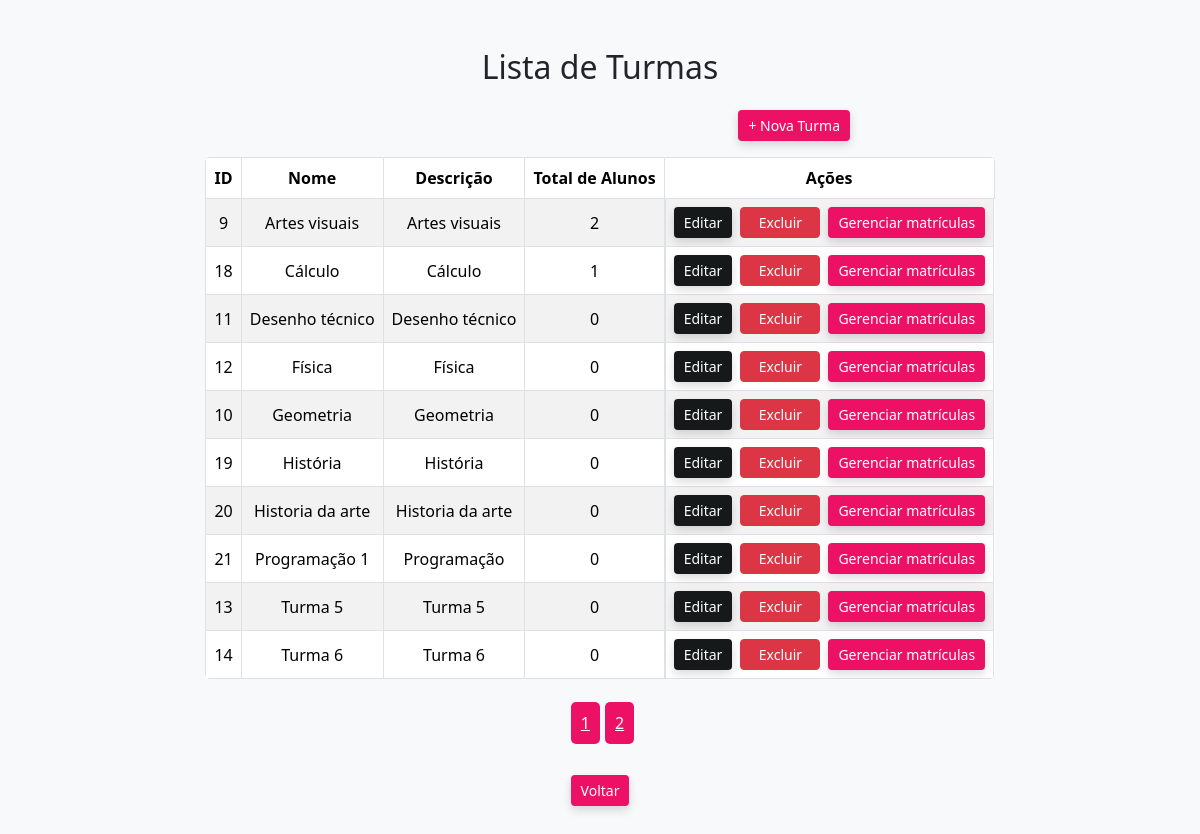
The app's page /index.php/Turma (signed in) with its own data.
### tables this page shows
CREATE TABLE `turmas` (
  `id_turma` int(11) NOT NULL,
  `nome_turma` varchar(255) NOT NULL,
  `descricao` text DEFAULT NULL,
  `criado_em` datetime DEFAULT current_timestamp()
);

### app/Core/Controller.php (called while the page is built, shortened)
<?php
class Controller {
    public function model($model) {
        $modelClass = "App\\Models\\$model";
        return new $modelClass();
    }
    public function view($view, $dados = []) {
        $viewPath = __DIR__ . "/../Views/$view.php";
        extract($dados);
        require $viewPath;
    }
}

### app/Controllers/TurmaController.php (called while the page is built, shortened)
<?php
class TurmaController extends Controller {
    public function index() {
        $turmaModel = $this->model('Turma');
        $turmas = $turmaModel->listar();
        $ordenacao = new OrdenacaoService();
        $ordenadas = $ordenacao->ordenar($turmas, 'nome_turma', 'asc');
        $paginaAtual = $_GET['pagina'] ?? 1;
        $resultadoPaginado = $ordenacao->paginar($ordenadas, $paginaAtual, 10);
        $this->view('turmas/listar', ['turmas' => $resultadoPaginado]);
    }
}

### app/Core/App.php (called while the page is built, shortened)
<?php
class App {
    protected $controller = 'HomeController';
    protected $method = 'index';
    protected $routes = [
        'Home' => 'HomeController@index',
        'Aluno' => 'AlunoController@index',
        'Aluno/cadastrar' => 'AlunoController@cadastrar',
        'Aluno/atualizar' => 'AlunoController@atualizar',
        'Aluno/atualizarSenha' => 'AlunoController@atualizarSenha',
        'Aluno/deletar' => 'AlunoController@deletar',
        'Turma' => 'TurmaController@index',
        'Turma/cadastrar' => 'TurmaController@cadastrar',
        'Turma/deletar' => 'TurmaController@deletar',
        'Administrador' => 'AdministradorController@index',
        'Administrador/cadastrar' => 'AdministradorController@cadastrar',
        'Administrador/atualizar' => 'AdministradorController@atualizar',
        'Administrador/deletar' => 'AdministradorController@deletar',
        'Login' => 'LoginController@index',
        'Login/autenticar' => 'LoginController@autenticar',
        'Login/sair' => 'LoginController@sair',
        'Matricula/obterMatriculas' => 'MatriculaController@obterMatriculas',
        'Matricula/cadastrar' => 'MatriculaController@cadastrar',
        'Matricula/deletar' => 'MatriculaController@deletar',
    ];
    public function __construct() {
        $url = $this->parseUrl();
        $routeKey = implode('/', array_slice($url, 0, 2));
        if (array_key_exists($routeKey, $this->routes)) {
            $controllerMethod = explode('@', $this->routes[$routeKey]);
            $this->controller = $controllerMethod[0];
            $this->method = $controllerMethod[1];
        } else {
            $this->controller = isset($url[0]) ? ucfirst($url[0]) . 'Controller' : $this->controller;
            $this->method = isset($url[1]) ? $url[1] : $this->method;
            $this->params = array_slice($url, 2);
        }
        $this->params = array_slice($url, 2);
        $controller = new $controllerInstance;
        call_user_func_array([$controller, $this->method], $this->params);
    }
    public function parseUrl() {
        if (isset($_GET['url'])) {
            $url = rtrim($_GET['url'], '/');
            $url = filter_var($url, FILTER_SANITIZE_URL);
            return explode('/', $url);
        }
        return [];
    }
}

### public/index.php (called while the page is built, shortened)
<?php
require_once __DIR__ . '/../app/Helpers/url.php';
$app = new App();

### index.php (called while the page is built, shortened)
<?php
$root = str_replace('\\', '/', __DIR__);
$publicDir = $root . '/public';
require $publicDir . '/index.php';

### app/Helpers/url.php (called while the page is built)
<?php
if (!function_exists('url')) {
    function url(string $path = ''): string {
        $path = ltrim($path, '/');
        $base = defined('BASE_URL') ? rtrim(BASE_URL, '/') : '';
        return $base . '/index.php/' . $path;
    }
}
if (!function_exists('asset')) {
    function asset(string $path = ''): string {
        $path = ltrim($path, '/');
        $scriptName = str_replace('\\', '/', $_SERVER['SCRIPT_NAME']);
        $publicDir = rtrim(str_replace('index.php', '', $scriptName), '/');
        return $publicDir . '/public/assets/' . $path;
    }
}

### app/Core/Model.php (called while the page is built, shortened)
<?php
class Model
{
    public function __construct()
    {
        $dsn = "mysql:host=" . Config::$DB['host'] . ";dbname=" . Config::$DB['name'] . ";charset=utf8mb4";
        try {
            $this->conn = new PDO(
                $dsn,
                Config::$DB['user'],
                Config::$DB['pass'],
                [
                    PDO::MYSQL_ATTR_INIT_COMMAND => "SET NAMES utf8mb4"
                ]
            );
        } catch (PDOException $e) {
            die("Erro de conexão com o banco de dados: " . $e->getMessage());
        }
    }
}

### app/Models/Turma.php (called while the page is built, shortened)
<?php
class Turma extends Model
{
   public function listar()
    {
        $stmt = $this->conn->query("
            SELECT t.*,
                COUNT(m.id_aluno) AS total_alunos
            FROM turmas t
            LEFT JOIN matriculas m ON m.id_turma = t.id_turma
            GROUP BY t.id_turma
            ORDER BY t.nome_turma ASC
        ");
        return $stmt->fetchAll(PDO::FETCH_ASSOC);
    }
}

### app/Views/turmas/listar.php (the view, shortened to what this page needs)
<!DOCTYPE html>
<html lang="pt-br">
<head>
    <link href="https://cdn.jsdelivr.net/npm/bootstrap@5.3.3/dist/css/bootstrap.min.css" rel="stylesheet">
    <link href="<?php echo asset('css/turmas.css') ?>" rel="stylesheet">
</head>
<body>
<div class="container my-5 d-flex flex-column align-items-center">
    <h2 class="mb-4">Lista de Turmas</h2>
    <div class="mb-3 w-100 text-end" style="max-width: 500px;">
        <a href="<?php echo url('Turma/cadastrar') ?>" class="btn-pink">+ Nova Turma</a>
    </div>
    <div class="table-responsive" style="max-width: 1000px;">
        <table class="table table-striped table-bordered text-center">
            <thead class="table-gray">
                <tr>
                    <th>ID</th>
                    <th>Nome</th>
                    <th>Descrição</th>
                    <th>Total de Alunos</th>
                    <th>Ações</th>
                </tr>
            </thead>
            <tbody>
                <?php foreach ($turmas['dados'] as $turma){ ?>
                <tr>
                    <td><?php echo $turma['id_turma'] ?></td>
                    <td><?php echo $turma['nome_turma'] ?></td>
                    <td><?php echo $turma['descricao'] ?></td>
                    <td><?php echo $turma['total_alunos'] ?></td>
                    <td class="d-flex justify-content-center gap-2">
                        <a href="<?php echo url('Turma/cadastrar/'.$turma['id_turma']) ?>" class="btn-gray btn-sm">Editar</a>
                        <form method="POST" action="<?php echo url('Turma/deletar/'.$turma['id_turma']) ?>"
                              onsubmit="return confirm('Excluir esta turma?');">
                            <button type="submit" class="btn btn-danger btn-sm">Excluir</button>
                        </form>
                        <a href="<?php echo url('Matricula/obterMatriculas/'.$turma['id_turma']) ?>" class="btn-pink btn-sm">Gerenciar matrículas</a>
                    </td>
                </tr>
                <?php }?>
            </tbody>
        </table>
    </div>
    <nav class="mt-3">
        <ul class="pagination justify-content-center">
            <?php for ($i = 1; $i <= $turmas['total_paginas']; $i++){ ?>
                <li class="page-item <?php echo ($i == $turmas['pagina_atual']) ? 'active' : '' ?>">
                    <a class="page-pink" href="<?php echo url('Turma?pagina='.$i) ?>"><?php echo $i ?></a>
                </li>
            <?php }?>
        </ul>
    </nav>
    <div class="mt-4">
        <a href="<?php echo url('Home') ?>" class="btn-pink">Voltar</a>
    </div>
</div>
</body>
</html>

### public/assets/css/turmas.css (style rules this page uses)
body { font-family: 'Segoe UI', Tahoma, Geneva, Verdana, sans-serif; background-color: #f8f9fa; }
.table { background-color: white; border-radius: 5px; overflow: hidden; }
.table th, .table td { vertical-align: middle !important; }
.btn { min-width: 80px; }
.btn-pink, .btn-gray { display: inline-flex; justify-content: center; align-items: center; border-radius: 4px; font-weight: 400; box-shadow: 0 4px 10px rgba(0, 0, 0, 0.15); transition: all 0.2s ease-in-out; padding: 5px 10px; font-size: 14px; border: none; max-height: 31px; text-decoration: none; text-align: center; }
.btn-pink { background-color: #ED1165; color: white; }
.btn-gray { background-color: #15191A; color: white; }
.table-gray { background-color: #9b9b9b; color: white; }
.page-pink { background-color: #ED1165; padding: 10px; border-radius: 5px; color: #fff; margin-left: 5px; }

### records on screen
turmas: id_turma "9", nome_turma "Artes visuais", descricao "Artes visuais", total_alunos "2"
turmas: id_turma "18", nome_turma "Cálculo", descricao "Cálculo", total_alunos "1"
turmas: id_turma "11", nome_turma "Desenho técnico", descricao "Desenho técnico", total_alunos "0"
turmas: id_turma "12", nome_turma "Física", descricao "Física", total_alunos "0"
turmas: id_turma "10", nome_turma "Geometria", descricao "Geometria", total_alunos "0"
turmas: id_turma "19", nome_turma "História", descricao "História", total_alunos "0"
turmas: id_turma "20", nome_turma "Historia da arte", descricao "Historia da arte", total_alunos "0"
turmas: id_turma "21", nome_turma "Programação 1", descricao "Programação", total_alunos "0"
turmas: id_turma "13", nome_turma "Turma 5", descricao "Turma 5", total_alunos "0"
turmas: id_turma "14", nome_turma "Turma 6", descricao "Turma 6", total_alunos "0"
